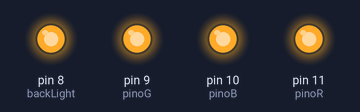
A sketch run on a simulated Arduino Uno, built with avr-gcc and run on an emulated ATmega328P. Parts: output pins drawn as LEDs (lit = HIGH).

Above: at 6.7 s.
At 7.2 s:
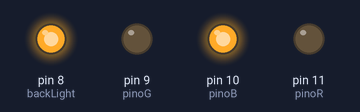
At 8.7 s:
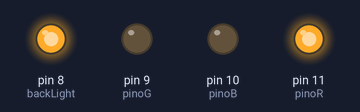
Timing chart, 0 to 9.5 s (numbered marks = the images above):
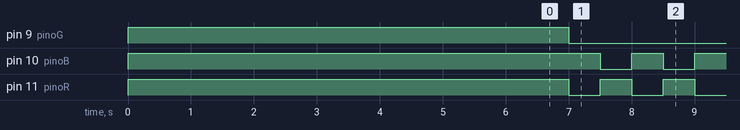

Measured:
- by itself, pin 9 (pinoG): HIGH → LOW at 7.0 s
- by itself, pin 10 (pinoB), pin 11 (pinoR): alternates HIGH for 0.50 s and LOW for 0.50 s

The sketch:

sirene_led_amp_lcd1.ino
```cpp
#include <stdio.h>
#include <LiquidCrystal.h>

LiquidCrystal lcd(6,5,4,3,2,1,0);

int pinoR = 11;
int pinoB = 10;
int pinoG = 9;
int backLight = 8;


#define COMMON_CATODE
void setup (){

  pinMode(pinoR, OUTPUT);
  pinMode(pinoG, OUTPUT);
  pinMode(pinoB, OUTPUT);
  pinMode(backLight, OUTPUT);
  digitalWrite(backLight, HIGH);
  setColor(255, 255, 255);
  delay(6500);
}
void setColor(int vermelho, int verde, int azul){
  analogWrite(pinoR, vermelho);
  analogWrite(pinoG, verde);
  analogWrite(pinoB, azul);
}
void loop(){
  delay(500);
  setColor(0,0,255);
  delay(500);
  setColor(255,0,0);
}
```
